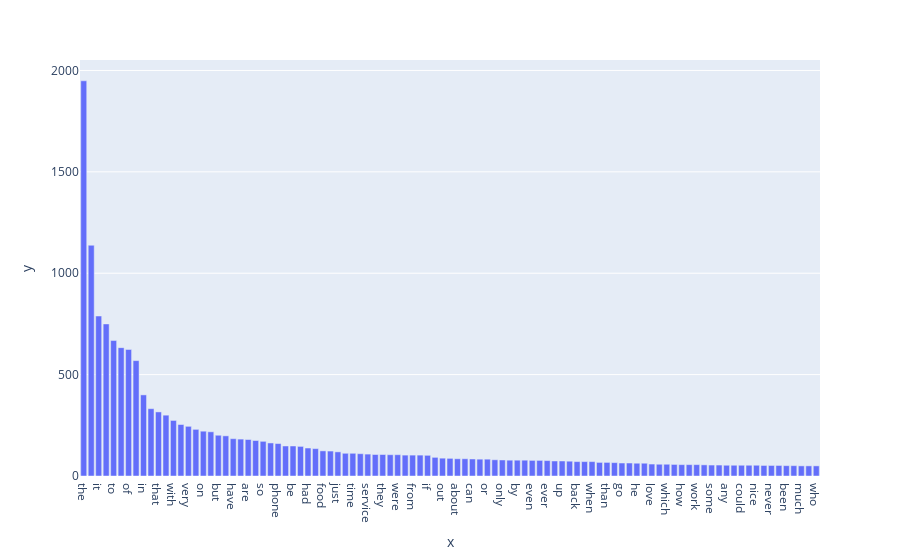

Here is the notebook cell this chart was saved with:
### Code cell
#term_frequencies.visualization3
#order in descending
fig = px.bar(x = Notzero , y = Notzero2)
fig.update_layout(barmode='stack', xaxis={'categoryorder': 'total descending'})
fig.show()

### Figure 1 — Plotly figure (JSON) as saved in the notebook; plotly's stock layout.template omitted (floating-point values rounded to 4 significant figures)
{"data": [{"alignmentgroup": "True", "hovertemplate": "x=%{x}<br>y=%{y}<extra></extra>", "legendgroup": "", "marker": {"color": "#636efa", "pattern": {"shape": ""}}, "name": "", "offsetgroup": "", "orientation": "v", "showlegend": false, "textposition": "auto", "type": "bar", "x": ["about", "after", "all", "also", "an", "and", "any", "are", "as", "at", "back", "bad", "be", "because", "been", "best", "better", "but", "by", "can", "could", "do", "don", "even", "ever", "excellent", "film", "food", "for", "from", "get", "go", "good", "great", "had", "has", "have", "he", "here", "how", "if", "in", "is", "it", "just", "like", "love", "made", "me", "more", "movie", "much", "my", "never", "nice", "no", "not", "of", "on", "one", "only", "or", "out", "phone", "place", "product", "quality", "really", "service", "so", "some", "sound", "than", "that", "the", "their", "there", "they", "this", "time", "to", "too", "up", "ve", "very", "was", "we", "well", "were", "what", "when", "which", "who", "will", "with", "work", "would", "you", "your"], "xaxis": "x", "y": [85, 52, 148, 74, 106, 1138, 53, 180, 175, 135, 71, 103, 148, 57, 51, 78, 53, 201, 78, 84, 53, 53, 78, 77, 76, 51, 163, 124, 332, 103, 55, 64, 230, 198, 138, 87, 184, 63, 77, 56, 102, 400, 750, 789, 119, 123, 59, 58, 71, 67, 182, 50, 254, 52, 53, 83, 300, 624, 221, 146, 79, 83, 88, 160, 110, 52, 66, 103, 108, 171, 54, 50, 67, 316, 1949, 54, 112, 106, 633, 112, 668, 56, 74, 64, 245, 569, 105, 92, 105, 63, 71, 58, 50, 73, 274, 56, 85, 218, 80], "yaxis": "y"}], "layout": {"autosize": true, "barmode": "stack", "legend": {"tracegroupgap": 0}, "margin": {"t": 60}, "xaxis": {"anchor": "y", "autorange": true, "categoryorder": "total descending", "domain": [0, 1], "range": [-0.5, 98.5], "title": {"text": "x"}, "type": "category"}, "yaxis": {"anchor": "x", "autorange": true, "domain": [0, 1], "range": [0, 2052.0], "title": {"text": "y"}, "type": "linear"}}}
